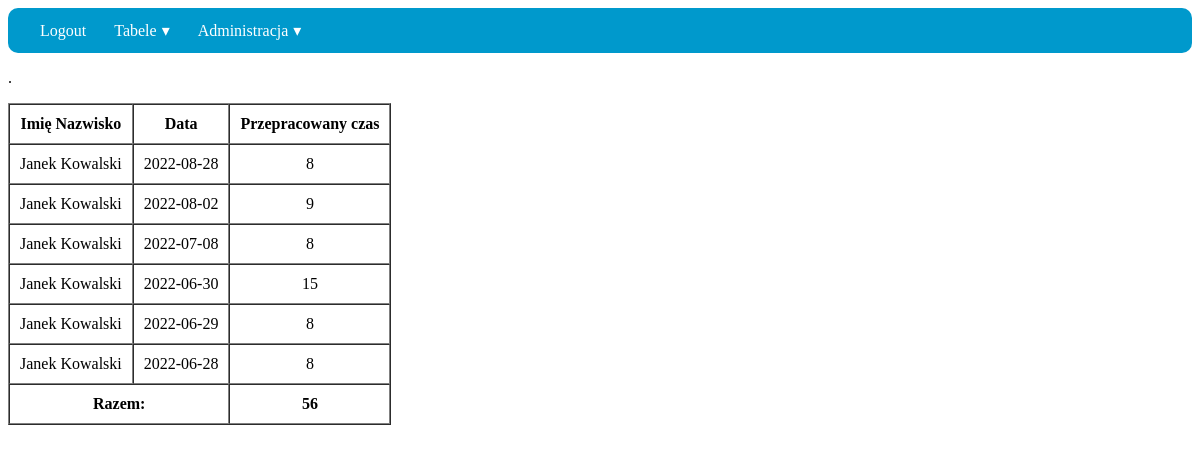
/admin/lista.php (signed in), run on the app's committed database.
### tables this page shows
CREATE TABLE `pracownik` (
  `ID_P` int(11) NOT NULL,
  `Imie` varchar(30) NOT NULL,
  `Nazwisko` varchar(30) NOT NULL,
  `Email` varchar(50) DEFAULT NULL,
  `Dzial` varchar(50) DEFAULT NULL
);

CREATE TABLE `czaspracy` (
  `ID_C` int(11) NOT NULL,
  `ID_P` int(11) NOT NULL,
  `Data` date NOT NULL DEFAULT current_timestamp(),
  `Czas` int(11) NOT NULL,
  `Kto_wpisal` int(11) NOT NULL,
  `Data_wpisu` timestamp NOT NULL DEFAULT current_timestamp()
);

### admin/lista.php (the view, shortened to what this page needs)
  <?php
   include "./menu.php";
   require_once "../inc/baza.php";
	$id_u =$_SESSION['id_u'];
	$lista="SELECT imie,nazwisko,data,czas FROM pracownik as pr, czaspracy as cp,uzytkownicy as uz where pr.id_p=cp.id_p and  pr.id_p=uz.id_p and uz.id_u=$id_u ORDER BY data DESC";
	$czas = $db->query($lista);
 ?>
	<p>.</p>
	<table border="1" cellpadding="10" cellspacing="0">
			<tr>
			<th>Imię Nazwisko</th>
			<th>Data</th>
			<th>Przepracowany czas</th>
			</tr>
<?php
 $ilosc_godzin=0;
	foreach($czas as $row){
			echo "<tr>";
			echo "<td>" . $row['imie'] ." ".$row['nazwisko']. "  </td>";
			echo "<td>" . $row['data'] . "</td>";
			echo "<td  style='text-align: center'>" . $row['czas'] . "</td>";
			echo "</tr>";
			$ilosc_godzin += $row['czas'];
							}
		echo "<tr><th colspan=2>"."Razem:"."</th><th>".$ilosc_godzin."</th> </tr>";
		echo "</table>";
?>

### data on the page
pracownik: Imie "Janek", Nazwisko "Kowalski", czaspracy.Data "2022-08-28", czaspracy.Czas "8", czaspracy.Data "2022-08-02", czaspracy.Czas "9", czaspracy.Data "2022-07-08", czaspracy.Data "2022-06-30", czaspracy.Czas "15", czaspracy.Data "2022-06-29", czaspracy.Data "2022-06-28"

### other printed values
$ilosc_godzin "56"
